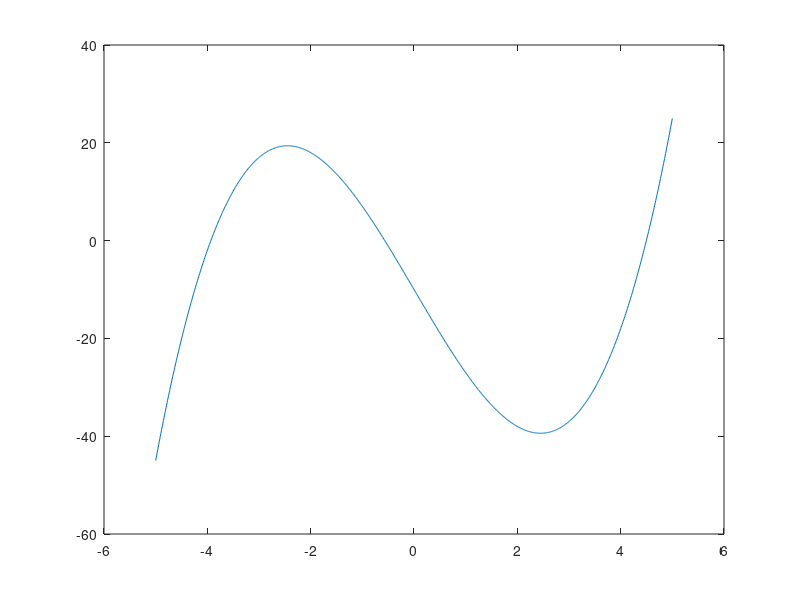

MATLAB code for this plot: (Note: this script raises an error after producing the figure.)
function lab2_3()
f = @(x) x.^3 - 18*x - 10;
X = linspace(-5,5,1000);
Y = f(X);

plot(X,Y);
eps = 10^-5;
syms x
f = x.^3 - 18*x - 10;
[x1] = MetSecantei(f,-5,5,-5,-3,eps);
[x2] = MetSecantei(f,-5,5,-1,0,eps);
[x3] = MetSecantei(f,-5,5,4,5,eps);
[x4] = MetPozFalse(f,-5,-3,eps);
[x5] = MetPozFalse(f,-1,0,eps);
[x6] = MetPozFalse(f,4,5,eps);
hold on
grid on
f = @(x) x.^3 - 18*x - 10;
plot(x1,f(x1),'o','MarkerSize',10)
plot(x2,f(x2),'o','MarkerSize',10)
plot(x3,f(x3),'o','MarkerSize',10)
plot(x4,f(x4),'o','MarkerSize',10)
plot(x5,f(x5),'o','MarkerSize',10)
plot(x6,f(x6),'o','MarkerSize',10)
hold off
end